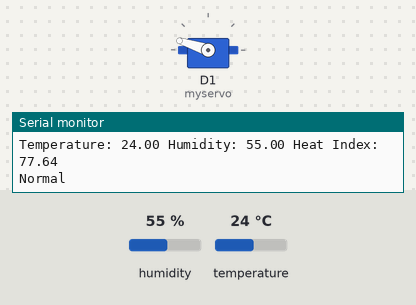
Recording of a sketch running on a simulated ESP8266 (NodeMCU). Parts: servo, the last lines printed to the serial monitor. Inputs (shaded band) come from the test bench; at power-on: temperature 24 °C, humidity 55 %. WiFi joins after 1.5 s; servers stay silent unless stated; no MQTT or app messages arrive unless stated.

Above: at 2.7 s.
2.8 s: temperature set to 27 °C
At 7.2 s:
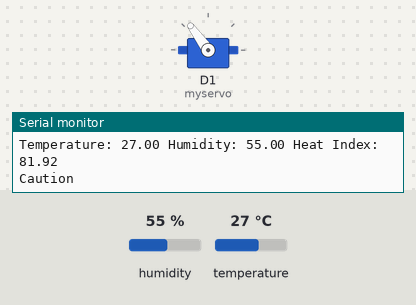
8.1 s: temperature set to 29 °C
13.3 s: temperature set to 32 °C
At 15.8 s:
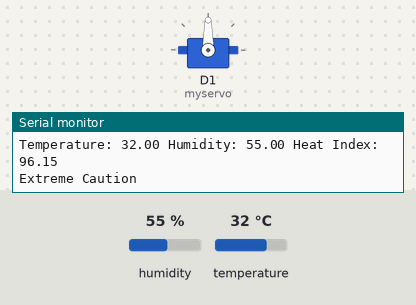
20.4 s: humidity set to 66 %
25.6 s: humidity set to 69 %
At 27.7 s:
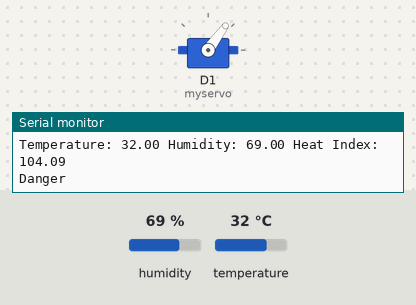
30.8 s: temperature set to 41 °C
At 32.1 s:
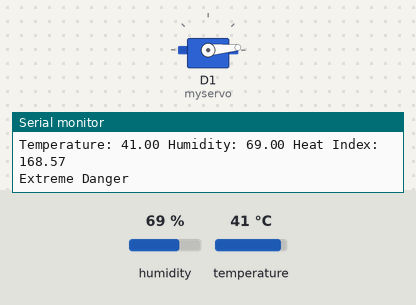
Timing chart, 0 to 33.8 s (numbered marks = the images above; inputs shaded):
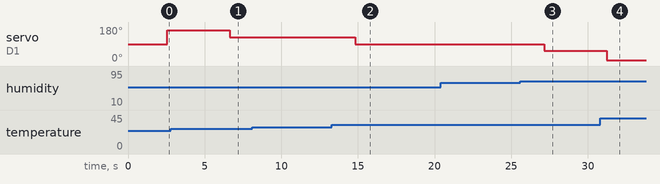

Measured:
- the behaviour switches between 25 and 26 °C on temperature (found by bisection; images 0 and 1)
- the behaviour switches between 30 and 31 °C on temperature (found by bisection; images 1 and 2)
- the behaviour switches between 67 and 68 % on humidity (found by bisection; images 2 and 3)
- after the input at 2.8 s, servo on D1 (myservo): 162° → 126° after 3.8 s
- after the input at 13.3 s, servo on D1 (myservo): 126° → 90° after 1.5 s
- after the input at 25.6 s, servo on D1 (myservo): 90° → 54° after 1.5 s
- after the input at 30.8 s, servo on D1 (myservo): 54° → 5° after 0.45 s

The sketch:

Finalized_Code.ino
```cpp
//including the needed libraries
#include <DHT.h>
#include <WiFiClient.h>
#include <ESP8266WiFi.h>
#include <PubSubClient.h>
//adding a servo motor library
#include <Servo.h>


//Defining the output pin
#define DHTPIN D7

//defining the sensory type
#define DHTTYPE DHT11

//#define mqtt_server "iot.eclipse.org"

//Initilize Wifi Credentials
const char* ssid = "SLT FIBER";
const char* password = "wishwa123";

//public broker has used to publish the readings
const char* mqtt_server = "broker.hivemq.com";

//initializing the server,wificlient ,DHT pin and DHT type
WiFiClient espClient;
PubSubClient client(espClient);
DHT dht(DHTPIN, DHTTYPE);


//creating an object for the servo
Servo myservo;

void setup() {
  Serial.begin(9600);
  delay(10);
  dht.begin();
  setup_wifi();
  client.setServer(mqtt_server, 1883);
  myservo.attach(5,544,2400); //D1
}

void loop() {
  delay(1000);
  //reading the data from the sensor
  float temp = dht.readTemperature(true);


  float celcius = dht.readTemperature();

  float hum = dht.readHumidity();

  if (isnan(hum) || isnan(temp)) {
    Serial.println("Failed to read from DHT sensor!");
    return;
  }

  float heatIndex = -42.379 + 2.04901523*temp + 10.14333127*hum - .22475541*temp*hum - .00683783*temp*temp - .05481717*hum*hum + .00122874*temp*temp*hum + .00085282*temp*hum*hum - .00000199*temp*temp*hum*hum;

  // Compute heat index in Fahrenheit (the default)
  //float hif = dht.computeHeatIndex(f, h);
  // Compute heat index in Celsius (isFahreheit = false)
  //float hic = dht.computeHeatIndex(t, h, false);

  //printing the values on serial monitor
  Serial.print("Temperature: ");
  Serial.print(celcius);
  Serial.print(" Humidity: ");
  Serial.print(hum);
  Serial.print(" Heat Index: ");
  Serial.println(heatIndex);

  //initializng a string to get the heat category
  String heatCategory;


    // Display the heat category according to the heat index
  if (heatIndex >= 0 && heatIndex <= 80) {
    heatCategory = "Normal";
  } else if (heatIndex > 80 && heatIndex <= 90) {
    heatCategory = "Caution";
  } else if (heatIndex > 90 && heatIndex <= 103) {
    heatCategory = "Extreme Caution";
  } else if (heatIndex > 103 && heatIndex <= 124) {
    heatCategory = "Danger";
  } else if (heatIndex > 124) {
    heatCategory = "Extreme Danger";
  }

  Serial.println(heatCategory);

  //using a if else condition rotating the servo meter to different agnles according to heat index category
  int x = 0 ;
  if(heatIndex < 80){
      myservo.write(180-18);
      delay(20);
  }
  else if(heatIndex<90){
      myservo.write(180-54);
      delay(20);
    }
  else if(heatIndex<103){
      myservo.write(180-90);
      delay(20);
    }
  else if(heatIndex<124){
      myservo.write(180-126);
      delay(20);
    }
  else{
      myservo.write(180-175);
      delay(20);
       }

  delay(3000);


  // Length (with one extra character for the null terminator)
  int heat_len = heatCategory.length() + 1;
  // Prepare the character array (the buffer)
  char char_heat[heat_len];
  heatCategory.toCharArray(char_heat, heat_len);


   //Publish The Sensor Data
  char tempString[8];
  char humString[8];
  char heatString[8];
  char celString[8];
  dtostrf(temp, 6, 2, tempString);
  dtostrf(hum, 6, 2, humString);
  dtostrf(heatIndex, 6, 2, heatString);
  dtostrf(celcius, 6, 2, celString);
  client.connect("ESP8266Client");
  client.publish("dht11/temperature", tempString);
  client.publish("dht11/humidity", humString);
  client.publish("dht11/heatindex", heatString);
  client.publish("dht11/celcius", celString);
  client.publish("dht11/heatCategory", char_heat);
  client.disconnect();


}

//Wifi setup
void setup_wifi() {
  delay(10);
  // We start by connecting to a WiFi network
  Serial.println();
  Serial.print("Connecting to ");
  Serial.println(ssid);
  WiFi.begin(ssid, password);
  while (WiFi.status() != WL_CONNECTED) {
    delay(500);
    Serial.print(".");
  }
  Serial.println("");
  Serial.println("WiFi connected");
  Serial.println("IP address: ");
  Serial.println(WiFi.localIP());
}
```
